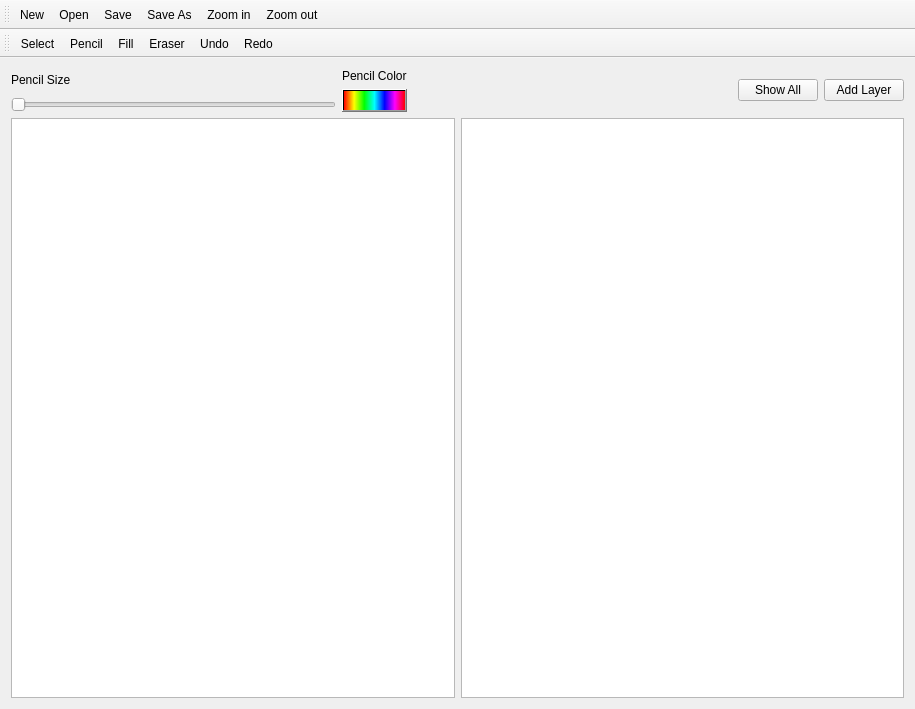
<?xml version="1.0" encoding="UTF-8"?>
<ui version="4.0">
 <class>MainWindow</class>
 <widget class="QMainWindow" name="MainWindow">
  <property name="geometry">
   <rect>
    <x>0</x>
    <y>0</y>
    <width>915</width>
    <height>709</height>
   </rect>
  </property>
  <property name="focusPolicy">
   <enum>Qt::NoFocus</enum>
  </property>
  <property name="windowTitle">
   <string>MainWindow</string>
  </property>
  <widget class="QWidget" name="centralWidget">
   <property name="enabled">
    <bool>true</bool>
   </property>
   <property name="minimumSize">
    <size>
     <width>0</width>
     <height>0</height>
    </size>
   </property>
   <property name="mouseTracking">
    <bool>false</bool>
   </property>
   <property name="focusPolicy">
    <enum>Qt::NoFocus</enum>
   </property>
   <property name="autoFillBackground">
    <bool>false</bool>
   </property>
   <layout class="QVBoxLayout" name="verticalLayout_3">
    <item>
     <layout class="QHBoxLayout" name="horizontalLayout_2">
      <item>
       <layout class="QVBoxLayout" name="verticalLayout">
        <item>
         <widget class="QLabel" name="label">
          <property name="text">
           <string>Pencil Size</string>
          </property>
         </widget>
        </item>
        <item>
         <widget class="QSlider" name="horizontalSlider">
          <property name="minimum">
           <number>1</number>
          </property>
          <property name="maximum">
           <number>50</number>
          </property>
          <property name="orientation">
           <enum>Qt::Horizontal</enum>
          </property>
         </widget>
        </item>
       </layout>
      </item>
      <item>
       <layout class="QVBoxLayout" name="verticalLayout_2">
        <item>
         <widget class="QLabel" name="label_2">
          <property name="text">
           <string>Pencil Color</string>
          </property>
         </widget>
        </item>
        <item>
         <widget class="QPushButton" name="pushButton">
          <property name="styleSheet">
           <string notr="true">background-color: qlineargradient(spread:pad, x1:0, y1:0, x2:1, y2:0, stop:0 rgba(255, 0, 0, 255), stop:0.166 rgba(255, 255, 0, 255), stop:0.333 rgba(0, 255, 0, 255), stop:0.5 rgba(0, 255, 255, 255), stop:0.666 rgba(0, 0, 255, 255), stop:0.833 rgba(255, 0, 255, 255), stop:1 rgba(255, 0, 0, 255));
font: 13pt &quot;Ubuntu&quot;;</string>
          </property>
          <property name="text">
           <string/>
          </property>
         </widget>
        </item>
       </layout>
      </item>
      <item>
       <spacer name="horizontalSpacer">
        <property name="orientation">
         <enum>Qt::Horizontal</enum>
        </property>
        <property name="sizeHint" stdset="0">
         <size>
          <width>40</width>
          <height>20</height>
         </size>
        </property>
       </spacer>
      </item>
      <item>
       <widget class="QPushButton" name="pushButton_2">
        <property name="text">
         <string>Show All</string>
        </property>
       </widget>
      </item>
      <item>
       <widget class="QPushButton" name="AddLayer">
        <property name="text">
         <string>Add Layer</string>
        </property>
       </widget>
      </item>
     </layout>
    </item>
    <item>
     <layout class="QHBoxLayout" name="horizontalLayout_3">
      <item>
       <widget class="QGraphicsView" name="graphicsView"/>
      </item>
      <item>
       <widget class="QListWidget" name="listWidget">
        <property name="enabled">
         <bool>true</bool>
        </property>
        <property name="maximumSize">
         <size>
          <width>444</width>
          <height>16777215</height>
         </size>
        </property>
       </widget>
      </item>
     </layout>
    </item>
   </layout>
  </widget>
  <widget class="QToolBar" name="toolBar">
   <property name="windowTitle">
    <string>toolBar</string>
   </property>
   <attribute name="toolBarArea">
    <enum>TopToolBarArea</enum>
   </attribute>
   <attribute name="toolBarBreak">
    <bool>false</bool>
   </attribute>
   <addaction name="actionNew"/>
   <addaction name="actionOpen"/>
   <addaction name="actionSave"/>
   <addaction name="actionSave_As"/>
   <addaction name="actionZoom_in"/>
   <addaction name="actionZoom_out"/>
  </widget>
  <widget class="QToolBar" name="toolBar_2">
   <property name="windowTitle">
    <string>toolBar_2</string>
   </property>
   <attribute name="toolBarArea">
    <enum>TopToolBarArea</enum>
   </attribute>
   <attribute name="toolBarBreak">
    <bool>true</bool>
   </attribute>
   <addaction name="actionSelect"/>
   <addaction name="actionPencil"/>
   <addaction name="actionFarba"/>
   <addaction name="actionEraser"/>
   <addaction name="actionUndo"/>
   <addaction name="actionRedo"/>
  </widget>
  <action name="actionNew">
   <property name="icon">
    <iconset resource="resources.qrc">
     <normaloff>:/rec/images/new_file.png</normaloff>:/rec/images/new_file.png</iconset>
   </property>
   <property name="text">
    <string>New</string>
   </property>
  </action>
  <action name="actionSave">
   <property name="icon">
    <iconset resource="resources.qrc">
     <normaloff>:/rec/images/save_transparent.png</normaloff>:/rec/images/save_transparent.png</iconset>
   </property>
   <property name="text">
    <string>Save</string>
   </property>
  </action>
  <action name="actionSave_As">
   <property name="icon">
    <iconset resource="resources.qrc">
     <normaloff>:/rec/images/save-as.png</normaloff>
     <selectedon>images/save_transparent.png</selectedon>:/rec/images/save-as.png</iconset>
   </property>
   <property name="text">
    <string>Save As</string>
   </property>
  </action>
  <action name="actionUndo">
   <property name="icon">
    <iconset resource="resources.qrc">
     <normaloff>:/rec/images/undo-6.png</normaloff>:/rec/images/undo-6.png</iconset>
   </property>
   <property name="text">
    <string>Undo</string>
   </property>
  </action>
  <action name="actionRedo">
   <property name="icon">
    <iconset resource="resources.qrc">
     <normaloff>:/rec/images/redo-6.png</normaloff>:/rec/images/redo-6.png</iconset>
   </property>
   <property name="text">
    <string>Redo</string>
   </property>
  </action>
  <action name="actionPencil">
   <property name="icon">
    <iconset resource="resources.qrc">
     <normaloff>:/rec/images/Pencil-icon.png</normaloff>:/rec/images/Pencil-icon.png</iconset>
   </property>
   <property name="text">
    <string>Pencil</string>
   </property>
  </action>
  <action name="actionShape">
   <property name="icon">
    <iconset resource="resources.qrc">
     <normaloff>:/rec/images/insert-shapes-512.png</normaloff>:/rec/images/insert-shapes-512.png</iconset>
   </property>
   <property name="text">
    <string>Shape</string>
   </property>
  </action>
  <action name="actionSelect">
   <property name="enabled">
    <bool>true</bool>
   </property>
   <property name="icon">
    <iconset resource="resources.qrc">
     <normaloff>:/rec/images/Cursor-Select-icon.png</normaloff>:/rec/images/Cursor-Select-icon.png</iconset>
   </property>
   <property name="text">
    <string>Select</string>
   </property>
   <property name="font">
    <font/>
   </property>
  </action>
  <action name="actionEraser">
   <property name="icon">
    <iconset resource="resources.qrc">
     <normaloff>:/rec/images/eraser-icon-14.png</normaloff>:/rec/images/eraser-icon-14.png</iconset>
   </property>
   <property name="text">
    <string>Eraser</string>
   </property>
  </action>
  <action name="actionLayer_1">
   <property name="text">
    <string>Layer 1</string>
   </property>
   <property name="font">
    <font>
     <pointsize>12</pointsize>
    </font>
   </property>
  </action>
  <action name="actionLayer_2">
   <property name="text">
    <string>Layer  2</string>
   </property>
   <property name="font">
    <font>
     <pointsize>13</pointsize>
    </font>
   </property>
  </action>
  <action name="actionLayer_3">
   <property name="text">
    <string>Layer 3</string>
   </property>
   <property name="font">
    <font>
     <pointsize>13</pointsize>
    </font>
   </property>
  </action>
  <action name="actionLayer_4">
   <property name="text">
    <string>Layer 4</string>
   </property>
   <property name="font">
    <font>
     <pointsize>13</pointsize>
    </font>
   </property>
  </action>
  <action name="actionFarba">
   <property name="icon">
    <iconset resource="resources.qrc">
     <normaloff>:/rec/images/Fill.png</normaloff>:/rec/images/Fill.png</iconset>
   </property>
   <property name="text">
    <string>Fill</string>
   </property>
  </action>
  <action name="actionZoom_in">
   <property name="icon">
    <iconset resource="resources.qrc">
     <normaloff>:/rec/images/zoom-in.png</normaloff>:/rec/images/zoom-in.png</iconset>
   </property>
   <property name="text">
    <string>Zoom in</string>
   </property>
  </action>
  <action name="actionZoom_out">
   <property name="icon">
    <iconset resource="resources.qrc">
     <normaloff>:/rec/images/zoom-out.png</normaloff>:/rec/images/zoom-out.png</iconset>
   </property>
   <property name="text">
    <string>Zoom out</string>
   </property>
  </action>
  <action name="actionOpen">
   <property name="icon">
    <iconset resource="resources.qrc">
     <normaloff>:/rec/images/open_file.png</normaloff>:/rec/images/open_file.png</iconset>
   </property>
   <property name="text">
    <string>Open</string>
   </property>
  </action>
 </widget>
 <layoutdefault spacing="6" margin="11"/>
 <resources>
  <include location="resources.qrc"/>
 </resources>
 <connections/>
</ui>
